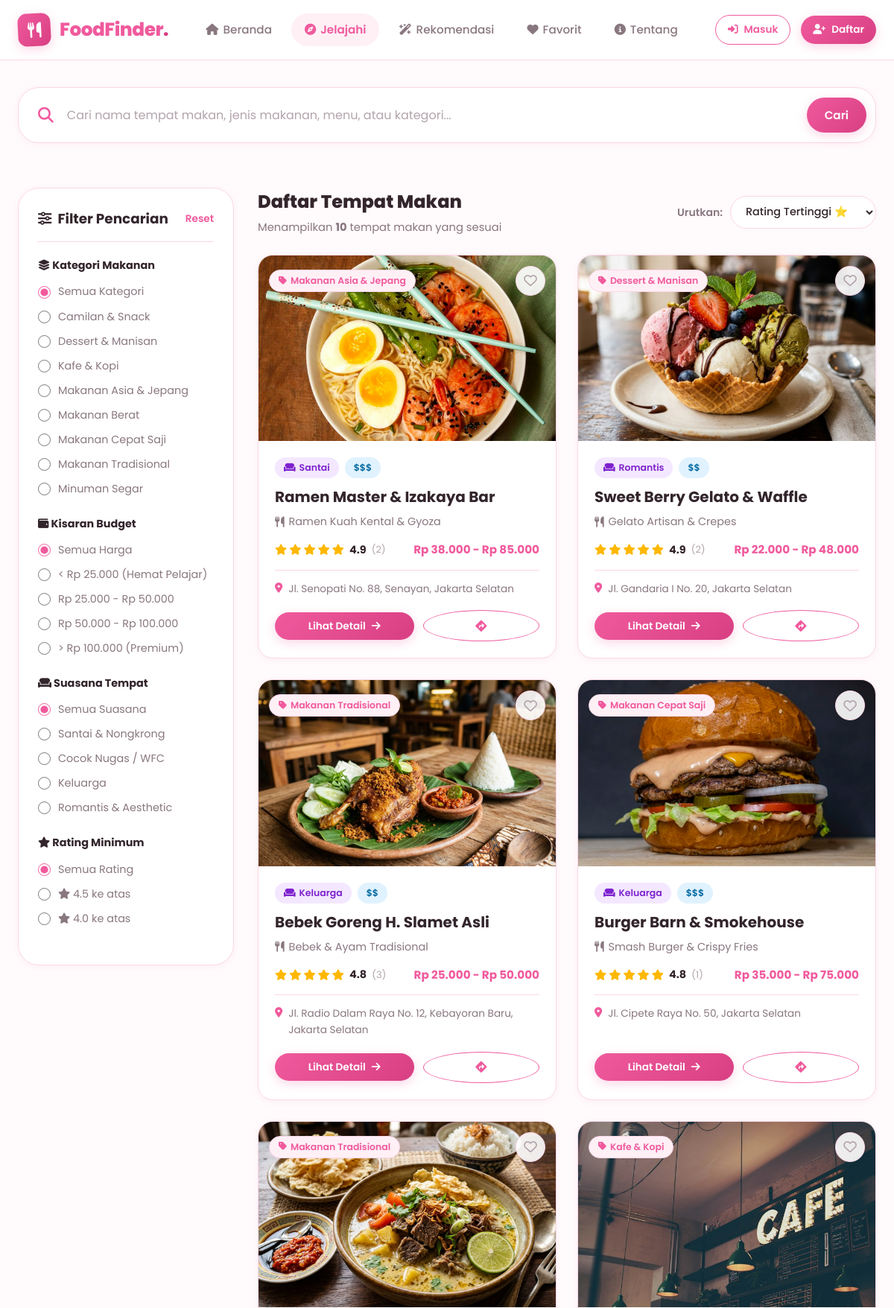
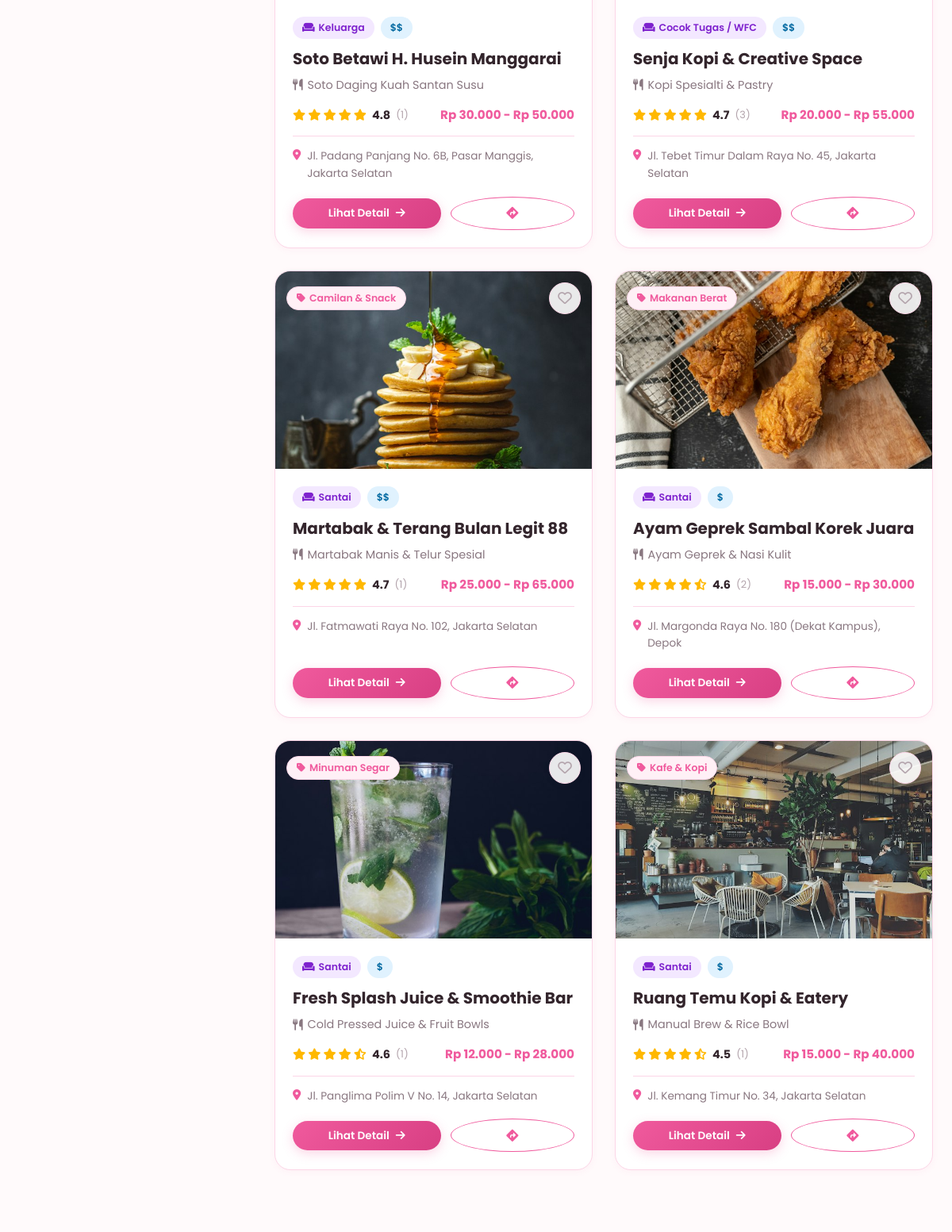
Screenshot of /search.php (upper part) with the database file from the repository (2 pictures, top to bottom).
### tables this page shows
CREATE TABLE `categories` (
  `id` INT AUTO_INCREMENT PRIMARY KEY,
  `name` VARCHAR(100) NOT NULL,
  `slug` VARCHAR(100) NOT NULL UNIQUE,
  `icon` VARCHAR(100) NOT NULL DEFAULT 'fa-utensils',
  `image` VARCHAR(255) DEFAULT NULL,
  `description` TEXT DEFAULT NULL,
  `created_at` TIMESTAMP DEFAULT CURRENT_TIMESTAMP
);

CREATE TABLE `restaurants` (
  `id` INT AUTO_INCREMENT PRIMARY KEY,
  `category_id` INT NOT NULL,
  `name` VARCHAR(150) NOT NULL,
  `slug` VARCHAR(150) NOT NULL UNIQUE,
  `food_type` VARCHAR(100) NOT NULL,
  `price_range` ENUM('$', '$$', '$$$', '$$$$') NOT NULL DEFAULT '$$',
  `price_min` INT NOT NULL DEFAULT 15000,
  `price_max` INT NOT NULL DEFAULT 50000,
  `rating` DECIMAL(2,1) NOT NULL DEFAULT 0.0,
  `total_reviews` INT NOT NULL DEFAULT 0,
  `address` TEXT NOT NULL,
  `city` VARCHAR(100) NOT NULL DEFAULT 'Jakarta Selatan',
  `gmaps_url` TEXT DEFAULT NULL,
  `opening_hours` VARCHAR(100) NOT NULL DEFAULT '10:00 - 22:00 WIB',
  `description` TEXT NOT NULL,
  `facilities` TEXT DEFAULT NULL,
  `atmosphere` VARCHAR(100) DEFAULT 'Santai',
  `image` VARCHAR(255) NOT NULL,
  `is_popular` TINYINT(1) NOT NULL DEFAULT 0,
  `is_recommended` TINYINT(1) NOT NULL DEFAULT 0,
  `status` ENUM('published', 'draft') NOT NULL DEFAULT 'published',
  `created_at` TIMESTAMP DEFAULT CURRENT_TIMESTAMP,
  `updated_at` TIMESTAMP DEFAULT CURRENT_TIMESTAMP ON UPDATE CURRENT_TIMESTAMP,
  CONSTRAINT `fk_restaurant_category` FOREIGN KEY (`category_id`) REFERENCES `categories` (`id`) ON DELETE RESTRICT ON UPDATE CASCADE
);

### search.php (the view, shortened to what this page needs)
<?php
require_once __DIR__ . '/includes/header.php';
$categories = $pdo->query("SELECT * FROM categories ORDER BY name ASC")->fetchAll();
$keyword = trim($_GET['q'] ?? '');
$selectedCategory = isset($_GET['category']) ? (int)$_GET['category'] : 0;
$selectedPrice = trim($_GET['price'] ?? '');
$selectedAtmosphere = trim($_GET['atmosphere'] ?? '');
$minRating = isset($_GET['rating']) ? (float)$_GET['rating'] : 0;
$sortBy = trim($_GET['sort'] ?? 'rating_desc');
$sql = "
    SELECT r.*, c.name as category_name
    FROM restaurants r
    JOIN categories c ON r.category_id = c.id
    WHERE r.status = 'published'
";
$params = [];
switch ($sortBy) {
    case 'rating_desc':
    default:
        $sql .= " ORDER BY r.rating DESC, r.total_reviews DESC";
        break;
}
$stmt = $pdo->prepare($sql);
$stmt->execute($params);
$results = $stmt->fetchAll();
$totalResults = count($results);
$userId = is_logged_in() ? (int) $_SESSION['user']['id'] : 0;
?>
<div class="container">
  <div style="padding-top: 36px; padding-bottom: 10px;">
    <form action="<?= BASE_URL ?>search.php" method="GET" class="hero-search-card" style="box-shadow: var(--shadow-sm); margin-bottom: 10px;">
      <i class="fas fa-search search-icon"></i>
      <input
        type="text"
        name="q"
        value="<?= e($keyword) ?>"
        placeholder="Cari nama tempat makan, jenis makanan, menu, atau kategori..."
      >
      <button type="submit" class="btn btn-primary">
        Cari
      </button>
    </form>
  </div>
  <div class="search-page-layout">
    <aside class="filter-sidebar">
      <div class="filter-sidebar-header">
        <h3><i class="fas fa-sliders text-pink"></i> Filter Pencarian</h3>
        <a href="<?= BASE_URL ?>search.php" style="font-size: 0.85rem; color: var(--pink-primary); font-weight: 600;">
          Reset
        </a>
      </div>
      <form action="<?= BASE_URL ?>search.php" method="GET" id="filterForm">
        <div class="filter-group">
          <label class="filter-label"><i class="fas fa-layer-group text-pink"></i> Kategori Makanan</label>
          <div class="filter-options">
            <label class="filter-checkbox-label">
              <input type="radio" name="category" value="0" <?= ($selectedCategory === 0) ? 'checked' : '' ?> onchange="this.form.submit()">
              <span>Semua Kategori</span>
            </label>
            <?php foreach ($categories as $cat): ?>
              <label class="filter-checkbox-label">
                <input
                  type="radio"
                  name="category"
                  value="<?= (int)$cat['id'] ?>"
                  <?= ($selectedCategory === (int)$cat['id']) ? 'checked' : '' ?>
                  onchange="this.form.submit()"
                >
                <span><?= e($cat['name']) ?></span>
              </label>
            <?php endforeach; ?>
          </div>
        </div>
        <div class="filter-group">
          <label class="filter-label"><i class="fas fa-wallet text-pink"></i> Kisaran Budget</label>
          <div class="filter-options">
            <label class="filter-checkbox-label">
              <input type="radio" name="price" value="" <?= empty($selectedPrice) ? 'checked' : '' ?> onchange="this.form.submit()">
              <span>Semua Harga</span>
            </label>
            <label class="filter-checkbox-label">
              <input type="radio" name="price" value="under_25k" <?= ($selectedPrice === 'under_25k') ? 'checked' : '' ?> onchange="this.form.submit()">
              <span>&lt; Rp 25.000 (Hemat Pelajar)</span>
            </label>
            <label class="filter-checkbox-label">
              <input type="radio" name="price" value="25k_50k" <?= ($selectedPrice === '25k_50k') ? 'checked' : '' ?> onchange="this.form.submit()">
              <span>Rp 25.000 - Rp 50.000</span>
            </label>
            <label class="filter-checkbox-label">
              <input type="radio" name="price" value="50k_100k" <?= ($selectedPrice === '50k_100k') ? 'checked' : '' ?> onchange="this.form.submit()">
              <span>Rp 50.000 - Rp 100.000</span>
            </label>
            <label class="filter-checkbox-label">
              <input type="radio" name="price" value="above_100k" <?= ($selectedPrice === 'above_100k') ? 'checked' : '' ?> onchange="this.form.submit()">
              <span>&gt; Rp 100.000 (Premium)</span>
            </label>
          </div>
        </div>
        <div class="filter-group">
          <label class="filter-label"><i class="fas fa-couch text-pink"></i> Suasana Tempat</label>
          <div class="filter-options">
            <label class="filter-checkbox-label">
              <input type="radio" name="atmosphere" value="" <?= empty($selectedAtmosphere) ? 'checked' : '' ?> onchange="this.form.submit()">
              <span>Semua Suasana</span>
            </label>
            <label class="filter-checkbox-label">
              <input type="radio" name="atmosphere" value="Santai" <?= ($selectedAtmosphere === 'Santai') ? 'checked' : '' ?> onchange="this.form.submit()">
              <span>Santai & Nongkrong</span>
            </label>
            <label class="filter-checkbox-label">
              <input type="radio" name="atmosphere" value="Cocok Tugas / WFC" <?= ($selectedAtmosphere === 'Cocok Tugas / WFC') ? 'checked' : '' ?> onchange="this.form.submit()">
              <span>Cocok Nugas / WFC</span>
            </label>
            <label class="filter-checkbox-label">
              <input type="radio" name="atmosphere" value="Keluarga" <?= ($selectedAtmosphere === 'Keluarga') ? 'checked' : '' ?> onchange="this.form.submit()">
              <span>Keluarga</span>
            </label>
            <label class="filter-checkbox-label">
              <input type="radio" name="atmosphere" value="Romantis" <?= ($selectedAtmosphere === 'Romantis') ? 'checked' : '' ?> onchange="this.form.submit()">
              <span>Romantis & Aesthetic</span>
            </label>
          </div>
        </div>
        <div class="filter-group">
          <label class="filter-label"><i class="fas fa-star text-warning"></i> Rating Minimum</label>
          <div class="filter-options">
            <label class="filter-checkbox-label">
              <input type="radio" name="rating" value="0" <?= ($minRating == 0) ? 'checked' : '' ?> onchange="this.form.submit()">
              <span>Semua Rating</span>
            </label>
            <label class="filter-checkbox-label">
              <input type="radio" name="rating" value="4.5" <?= ($minRating == 4.5) ? 'checked' : '' ?> onchange="this.form.submit()">
              <span><i class="fas fa-star text-warning"></i> 4.5 ke atas</span>
            </label>
            <label class="filter-checkbox-label">
              <input type="radio" name="rating" value="4.0" <?= ($minRating == 4.0) ? 'checked' : '' ?> onchange="this.form.submit()">
              <span><i class="fas fa-star text-warning"></i> 4.0 ke atas</span>
            </label>
          </div>
        </div>
      </form>
    </aside>
    <main>
      <div class="search-results-header">
        <div>
          <h2 style="font-size: 1.5rem; font-weight: 800; color: var(--text-primary); margin-bottom: 4px;">
            <?php if (!empty($keyword)): ?>
              Hasil untuk "<?= e($keyword) ?>"
            <?php else: ?>
              Daftar Tempat Makan
            <?php endif; ?>
          </h2>
          <p style="color: var(--text-secondary); font-size: 0.92rem;">
            Menampilkan <strong><?= $totalResults ?></strong> tempat makan yang sesuai
          </p>
        </div>
        <div class="sort-select-wrap">
          <label for="sortSelect" style="font-size: 0.88rem; font-weight: 600; color: var(--text-secondary);">
            Urutkan:
          </label>
          <select id="sortSelect" class="custom-select" onchange="window.location.href = this.value">
            <?php
              $baseUrlQuery = 'search.php?' . http_build_query(array_merge($_GET, ['sort' => 'PLACEHOLDER']));
              $makeSortUrl = function($sortKey) use ($baseUrlQuery) {
                  return BASE_URL . str_replace('PLACEHOLDER', $sortKey, $baseUrlQuery);
              };
            ?>
            <option value="<?= $makeSortUrl('rating_desc') ?>" <?= ($sortBy === 'rating_desc') ? 'selected' : '' ?>>
              Rating Tertinggi ⭐
            </option>
          </select>
        </div>
      </div>
      <?php if ($totalResults > 0): ?>
        <div class="restaurant-grid">
          <?php foreach ($results as $resto):
            $isFav = is_restaurant_favorite($pdo, $userId, (int)$resto['id']);
          ?>
            <div class="restaurant-card">
              <div class="restaurant-thumb-wrap">
                <img src="<?= get_restaurant_image($resto['image']) ?>" alt="<?= e($resto['name']) ?>" loading="lazy">
                <div class="restaurant-overlay-badges">
                  <span class="badge badge-pink">
                    <i class="fas fa-tag"></i> <?= e($resto['category_name']) ?>
                  </span>
                  <button
                    class="btn-fav btn-fav-toggle <?= $isFav ? 'active' : '' ?>"
                    data-id="<?= (int)$resto['id'] ?>"
                    title="<?= $isFav ? 'Hapus dari favorit' : 'Tambah ke favorit' ?>"
                    aria-label="Simpan Favorit"
                  >
                    <i class="<?= $isFav ? 'fas fa-heart text-danger' : 'far fa-heart' ?>"></i>
                  </button>
                </div>
              </div>
              <div class="restaurant-content">
                <div class="restaurant-tags-row">
                  <span class="badge badge-atmosphere">
                    <i class="fas fa-couch"></i> <?= e($resto['atmosphere'] ?? 'Santai') ?>
                  </span>
                  <span class="badge badge-price">
                    <?= e($resto['price_range']) ?>
                  </span>
                </div>
                <h3 class="restaurant-name">
                  <a href="<?= BASE_URL ?>restaurant-detail.php?id=<?= (int)$resto['id'] ?>">
                    <?= e($resto['name']) ?>
                  </a>
                </h3>
                <div class="restaurant-food-type">
                  <i class="fas fa-utensils text-muted"></i> <?= e($resto['food_type']) ?>
                </div>
                <div class="restaurant-rating-row">
                  <div class="star-rating">
                    <?= render_rating_stars((float)$resto['rating'], true) ?>
                    <span style="font-size: 0.8rem; color: var(--text-muted); margin-left: 4px;">
                      (<?= (int)$resto['total_reviews'] ?>)
                    </span>
                  </div>
                  <div class="restaurant-price-text">
                    <?= format_rupiah($resto['price_min']) ?> - <?= format_rupiah($resto['price_max']) ?>
                  </div>
                </div>
                <div class="restaurant-location">
                  <i class="fas fa-map-marker-alt"></i>
                  <span><?= e($resto['address']) ?>, <?= e($resto['city']) ?></span>
                </div>
                <div class="restaurant-footer-actions">
                  <a href="<?= BASE_URL ?>restaurant-detail.php?id=<?= (int)$resto['id'] ?>" class="btn btn-primary btn-sm">
                    Lihat Detail <i class="fas fa-arrow-right"></i>
                  </a>
                  <?php if (!empty($resto['gmaps_url'])): ?>
                    <a href="<?= e($resto['gmaps_url']) ?>" target="_blank" rel="noopener noreferrer" class="btn btn-outline btn-icon" title="Buka Google Maps">
                      <i class="fas fa-diamond-turn-right"></i>
                    </a>
                  <?php endif; ?>
                </div>
              </div>
            </div>
          <?php endforeach; ?>
        </div>
      <?php endif; ?>
    </main>
  </div>
</div>
<?php require_once __DIR__ . '/includes/footer.php'; ?>

### includes/functions.php (shortened to what this page needs)
<?php
function e($value): string {
    return htmlspecialchars((string)($value ?? ''), ENT_QUOTES, 'UTF-8');
}
function format_rupiah($number): string {
    return 'Rp ' . number_format((float)$number, 0, ',', '.');
}
function is_logged_in(): bool {
    return isset($_SESSION['user']) && !empty($_SESSION['user']['id']);
}
function render_rating_stars(float $rating, bool $showNumber = false): string {
    $full = floor($rating);
    $half = ($rating - $full) >= 0.3 && ($rating - $full) <= 0.7 ? 1 : 0;
    if (($rating - $full) > 0.7) {
        $full += 1;
    }
    $empty = 5 - ($full + $half);
    $html = '<div class="star-rating" title="Rating: ' . number_format($rating, 1) . ' / 5">';
    for ($i = 0; $i < $full; $i++) {
        $html .= '<i class="fas fa-star text-warning"></i>';
    }
    for ($i = 0; $i < $half; $i++) {
        $html .= '<i class="fas fa-star-half-alt text-warning"></i>';
    }
    for ($i = 0; $i < $empty; $i++) {
        $html .= '<i class="far fa-star text-muted"></i>';
    }
    if ($showNumber) {
        $html .= ' <span class="rating-number">' . number_format($rating, 1) . '</span>';
    }
    $html .= '</div>';
    return $html;
}
function get_restaurant_image(string $imageName = null): string {
    $uploadPath = __DIR__ . '/../uploads/restaurants/' . $imageName;
    if (file_exists($uploadPath)) {
        return BASE_URL . 'uploads/restaurants/' . $imageName;
    }
    return BASE_URL . 'assets/images/hero-food.jpg';
}
function is_restaurant_favorite(PDO $pdo, int $userId, int $restaurantId): bool {
    if ($userId <= 0) return false;
    $stmt = $pdo->prepare("SELECT 1 FROM favorites WHERE user_id = ? AND restaurant_id = ?");
    $stmt->execute([$userId, $restaurantId]);
    return (bool) $stmt->fetchColumn();
}

### rows the page displays
categories: category "☐ Camilan & Snack", name "Camilan & Snack"
categories: category "☐ Dessert & Manisan", name "Dessert & Manisan"
categories: category "☐ Kafe & Kopi", name "Kafe & Kopi"
categories: category "☐ Makanan Asia & Jepang", name "Makanan Asia & Jepang"
categories: category "☐ Makanan Berat", name "Makanan Berat"
categories: category "☐ Makanan Cepat Saji", name "Makanan Cepat Saji"
categories: category "☐ Makanan Tradisional", name "Makanan Tradisional"
categories: category "☐ Minuman Segar", name "Minuman Segar"
restaurants: image (picture), category.name "Makanan Asia & Jepang", atmosphere "Santai", price_range "$$$", name "Ramen Master & Izakaya Bar", food_type "Ramen Kuah Kental & Gyoza", rating "4.9", total_reviews "2", price_min "Rp 38.000", price_max "Rp 85.000", address "Jl. Senopati No. 88, Senayan", city "Jakarta Selatan"
restaurants: image (picture), category.name "Dessert & Manisan", atmosphere "Romantis", price_range "$$", name "Sweet Berry Gelato & Waffle", food_type "Gelato Artisan & Crepes", rating "4.9", total_reviews "2", price_min "Rp 22.000", price_max "Rp 48.000", address "Jl. Gandaria I No. 20", city "Jakarta Selatan"
restaurants: image (picture), category.name "Makanan Tradisional", atmosphere "Keluarga", price_range "$$", name "Bebek Goreng H. Slamet Asli", food_type "Bebek & Ayam Tradisional", rating "4.8", total_reviews "3", price_min "Rp 25.000", price_max "Rp 50.000", address "Jl. Radio Dalam Raya No. 12, Kebayoran Baru", city "Jakarta Selatan"
restaurants: image (picture), category.name "Makanan Cepat Saji", atmosphere "Keluarga", price_range "$$$", name "Burger Barn & Smokehouse", food_type "Smash Burger & Crispy Fries", rating "4.8", total_reviews "1", price_min "Rp 35.000", price_max "Rp 75.000", address "Jl. Cipete Raya No. 50", city "Jakarta Selatan"
restaurants: image (picture), category.name "Makanan Tradisional", atmosphere "Keluarga", price_range "$$", name "Soto Betawi H. Husein Manggarai", food_type "Soto Daging Kuah Santan Susu", rating "4.8", total_reviews "1", price_min "Rp 30.000", price_max "Rp 50.000", address "Jl. Padang Panjang No. 6B, Pasar Manggis", city "Jakarta Selatan"
restaurants: image (picture), category.name "Kafe & Kopi", atmosphere "Cocok Tugas / WFC", price_range "$$", name "Senja Kopi & Creative Space", food_type "Kopi Spesialti & Pastry", rating "4.7", total_reviews "3", price_min "Rp 20.000", price_max "Rp 55.000", address "Jl. Tebet Timur Dalam Raya No. 45", city "Jakarta Selatan"
restaurants: image (picture), category.name "Camilan & Snack", atmosphere "Santai", price_range "$$", name "Martabak & Terang Bulan Legit 88", food_type "Martabak Manis & Telur Spesial", rating "4.7", total_reviews "1", price_min "Rp 25.000", price_max "Rp 65.000", address "Jl. Fatmawati Raya No. 102", city "Jakarta Selatan"
restaurants: image (picture), category.name "Makanan Berat", atmosphere "Santai", price_range "$", name "Ayam Geprek Sambal Korek Juara", food_type "Ayam Geprek & Nasi Kulit", rating "4.6", total_reviews "2", price_min "Rp 15.000", price_max "Rp 30.000", address "Jl. Margonda Raya No. 180 (Dekat Kampus)", city "Depok"
restaurants: image (picture), category.name "Minuman Segar", atmosphere "Santai", price_range "$", name "Fresh Splash Juice & Smoothie Bar", food_type "Cold Pressed Juice & Fruit Bowls", rating "4.6", total_reviews "1", price_min "Rp 12.000", price_max "Rp 28.000", address "Jl. Panglima Polim V No. 14", city "Jakarta Selatan"
restaurants: image (picture), category.name "Kafe & Kopi", atmosphere "Santai", price_range "$", name "Ruang Temu Kopi & Eatery", food_type "Manual Brew & Rice Bowl", rating "4.5", total_reviews "1", price_min "Rp 15.000", price_max "Rp 40.000", address "Jl. Kemang Timur No. 34", city "Jakarta Selatan"

### other values shown
$totalResults "10"
